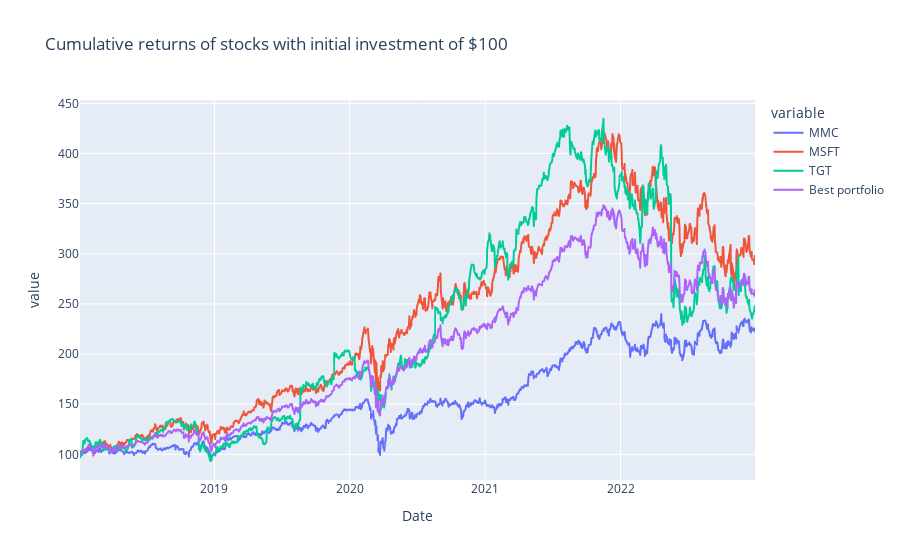

Notebook code for this chart:
### Code cell
print("The following graph shows how your investment of 100 dollars would evolve over time")
plot_returns(df_opt)

### Figure 1 — Plotly figure (JSON) as saved in the notebook; plotly's stock layout.template omitted (floating-point values rounded to 4 significant figures; data arrays with more than 128 entries replaced by an {"elided": "..."} marker saying what was removed)
{"data": [{"hovertemplate": "variable=MMC<br>Date=%{x}<br>value=%{y}<extra></extra>", "legendgroup": "MMC", "line": {"color": "#636efa", "dash": "solid"}, "marker": {"symbol": "circle"}, "mode": "lines", "name": "MMC", "showlegend": true, "type": "scattergl", "x": {"elided": "1258 str values"}, "xaxis": "x", "y": {"elided": "1258 float values"}, "yaxis": "y"}, {"hovertemplate": "variable=MSFT<br>Date=%{x}<br>value=%{y}<extra></extra>", "legendgroup": "MSFT", "line": {"color": "#EF553B", "dash": "solid"}, "marker": {"symbol": "circle"}, "mode": "lines", "name": "MSFT", "showlegend": true, "type": "scattergl", "x": {"elided": "1258 str values"}, "xaxis": "x", "y": {"elided": "1258 float values"}, "yaxis": "y"}, {"hovertemplate": "variable=TGT<br>Date=%{x}<br>value=%{y}<extra></extra>", "legendgroup": "TGT", "line": {"color": "#00cc96", "dash": "solid"}, "marker": {"symbol": "circle"}, "mode": "lines", "name": "TGT", "showlegend": true, "type": "scattergl", "x": {"elided": "1258 str values"}, "xaxis": "x", "y": {"elided": "1258 float values"}, "yaxis": "y"}, {"hovertemplate": "variable=Best portfolio<br>Date=%{x}<br>value=%{y}<extra></extra>", "legendgroup": "Best portfolio", "line": {"color": "#ab63fa", "dash": "solid"}, "marker": {"symbol": "circle"}, "mode": "lines", "name": "Best portfolio", "showlegend": true, "type": "scattergl", "x": {"elided": "1258 str values"}, "xaxis": "x", "y": {"elided": "1258 float values"}, "yaxis": "y"}], "layout": {"legend": {"title": {"text": "variable"}, "tracegroupgap": 0}, "title": {"text": "Cumulative returns of stocks with initial investment of $100"}, "xaxis": {"anchor": "y", "domain": [0, 1], "title": {"text": "Date"}}, "yaxis": {"anchor": "x", "domain": [0, 1], "title": {"text": "value"}}}}
